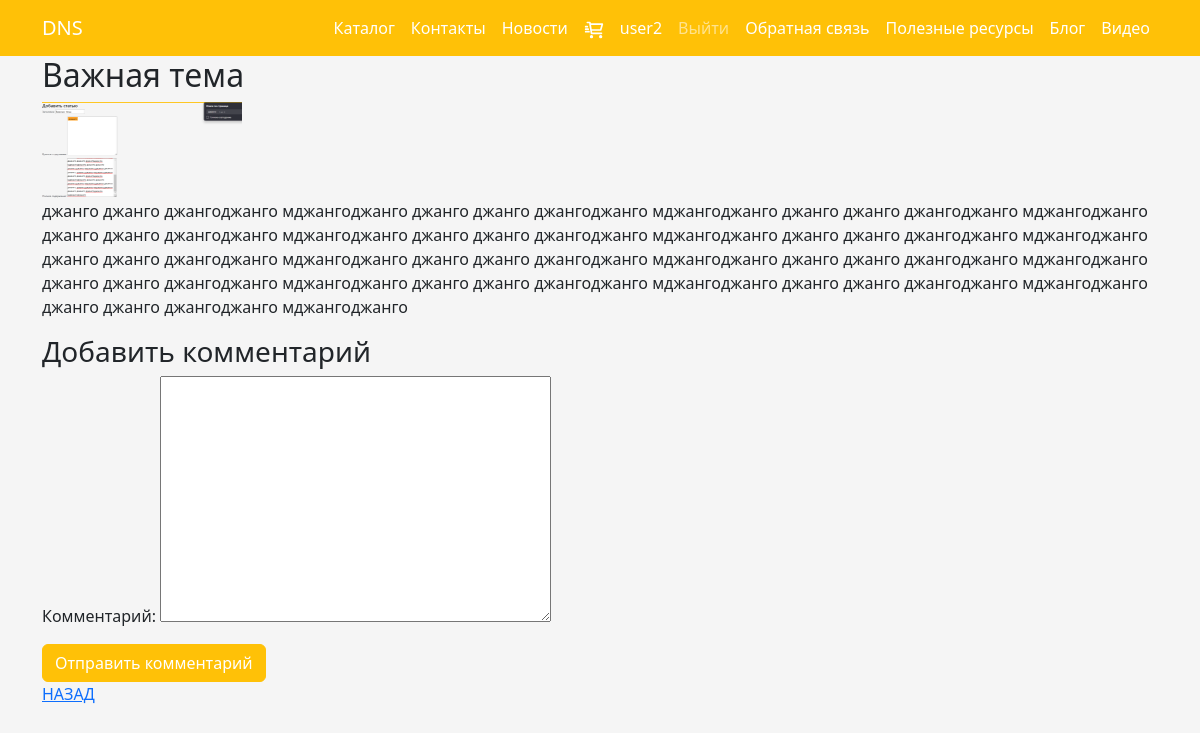
Screenshot of /blogpost/4/ (signed in) with the database file from the repository.
### store/models.py (models this page shows, shortened)
class Blog(models.Model):
    title = models.CharField(max_length=100, unique_for_date='posted', verbose_name='Заголовок')
    author = models.ForeignKey(User, null=True, blank=True, on_delete=models.SET_NULL, verbose_name="Автор")
    description = models.TextField(verbose_name='Краткое содержание')
    content = models.TextField(verbose_name='Полное содержание')
    posted = models.DateTimeField(default=datetime.now(), db_index=True, verbose_name='Опубликована')
    image = models.FileField(default="temp.jpg", verbose_name='Путь к картинке')
    class Meta:
        db_table = 'Posts'
        ordering = ['-posted']
        verbose_name = 'статья блога'
        verbose_name_plural = 'статья блога'

### store/views.py (the view, shortened to what this page needs)
# urls.py: path('blogpost/<int:parametr>/', views.blogpost, name="blogpost"),
def blogpost(request, parametr):
    assert isinstance(request, HttpRequest)
    post_1 = Blog.objects.get(id=parametr)
    comments = Comment.objects.filter(post=parametr)
    form = CommentForm()
    return render(
        request,
        'store/blogpost.html',
        {
            'post_1': post_1,
            'comments': comments,
            'form': form,
            'year': datetime.now().year,
        }
    )

### store/forms.py
class CommentForm(forms.ModelForm):
    class Meta:
        model = Comment
        fields = ("text",)
        labels = {"text": "Комментарий"}

### store/templates/store/blogpost.html (shortened to what this page needs)
{% extends 'store/main.html' %}
{% load static %}
{% block content %}
    <div>
        <div class="">
            <h2>{{ post_1.title }}</h2>
            {% if post_1.image and post_1.image.url != "/media/temp.jpg" %}
                <img src="{{ post_1.image.url }}" alt="img" width="200">
            {% endif %}
        </div>
        <p>{{ post_1.content|linebreaksbr }}</p>
        {% if user.is_authenticated %}
            <h3>Добавить комментарий</h3>
            <form method="post">
                <div>
                    {{ form.as_p }}
                    <button type="submit" class="btn btn-warning text-white">Отправить комментарий</button>
                    <p><a href="{% url 'blog' %}">НАЗАД</a></p>
                </div>
            </form>
        {% endif %}
        <br/>
    </div>
{% endblock %}

### store/templates/store/main.html (shortened to what this page needs)
<!DOCTYPE html>
{% load static %}
<html lang="en">
<head>
    <link href="https://cdn.jsdelivr.net/npm/bootstrap@5.3.2/dist/css/bootstrap.min.css" rel="stylesheet"
>
    <link rel="stylesheet" type="text/css" href="{% static 'css/main.css' %}">
</head>
<body>
<nav class="navbar bg-warning navbar-expand-lg" data-bs-theme="dark">
    <div class="container">
        <a class="navbar-brand" href={% url 'store' %}>DNS</a>
        <div class="d-flex justify-content-center">
            <div class="collapse navbar-collapse" id="navbarSupportedContent">
                <ul class="navbar-nav me-auto mb-2 mb-lg-0">
                    <li class="nav-item">
                        <a class="nav-link active" aria-current="page" href={% url 'catalog' %}>Каталог</a>
                    </li>
                    <li class="nav-item">
                        <a class="nav-link active" aria-current="page" href={% url 'contact' %}>Контакты</a>
                    </li>
                    <li class="nav-item dropdown">
                        <a class="nav-link active" aria-current="page" href={% url 'news' %}>Новости</a>
                    </li>
                    <li class="nav-item dropdown">
                        <a class="nav-link active" aria-current="page" href={% url 'cart' %}>
                            <img src="{% static 'images/cart.svg' %}" alt="cart" width="20" height="20">
                    </li>
                    {% if user.is_authenticated %}
                        <li class="nav-item dropdown">
                            <a class="nav-link active" href={% url 'store' %}>{{ user.username }}</a>
                        </li>
                        <li class="nav-item">
                            <a class="nav-link" href="{% url 'logout' %}">Выйти</a>
                        </li>
                    {% endif %}
                    <li class="nav-item dropdown">
                        <a class="nav-link active" aria-current="page" href={% url 'pool' %}>
                            Обратная связь
                    </li>
                    <li class="nav-item dropdown">
                        <a class="nav-link active" aria-current="page" href={% url 'resurs' %}>
                            Полезные ресурсы
                    </li>
                    <li class="nav-item dropdown">
                        <a class="nav-link active" aria-current="page" href={% url 'blog' %}>
                            Блог
                    </li>
                    <li class="nav-item dropdown">
                        <a class="nav-link active" aria-current="page" href={% url 'videopost' %}>
                            Видео
                    </li>
                </ul>
            </div>
        </div>
    </div>
</nav>
<div class="container">
    {% block content %}
    {% endblock %}
</div>
</body>
</html>

### static/css/main.css (style rules this page uses)
body { background-color: whitesmoke; }

### rows the page displays
Blog: title "Важная тема", image (picture), content "джанго джанго джангоджанго мджангоджанго джанго джанго джангоджанго мджангоджанго джанго джанго джангоджанго мджангоджанго джанго джанго джангоджанго мджангоджанго джанго джанго джангоджанго мджангоджанго джанго джанго джангоджанго мджангоджанго джанго джанго джангоджанго мджангоджанго джанго джанго джангоджанго мджангоджанго джанго джанго джангоджанго мджангоджанго джанго джанго джангоджанго мджангоджанго джанго джанго джангоджанго мджангоджанго джанго джанго джангоджанго мджангоджанго джанго джанго джангоджанго мджангоджанго"

### other values shown
{{ user.username }} "user2"
